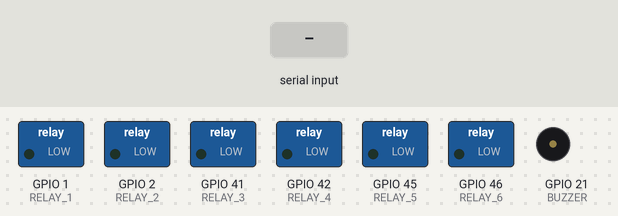
Bench run of a sketch on a simulated ESP32. Parts: switched loads named in the sketch (green lamp = pin HIGH), buzzer (waves = sounding, pin HIGH). The inputs (shaded band) are chosen by the test bench. Random numbers use the default seed unless the sketch sets one; what the sketch prints to the serial monitor is not drawn.

Above: at 1.2 s.
1.3 s: "rly1:90;" received over Serial
At 2.4 s:
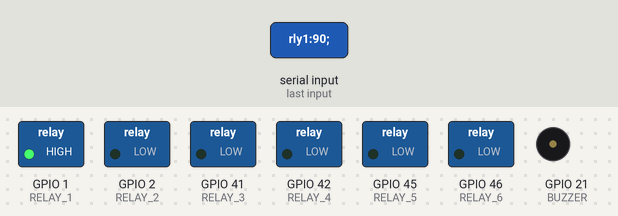
2.8 s: "rly2:90;" received over Serial
At 3.6 s:
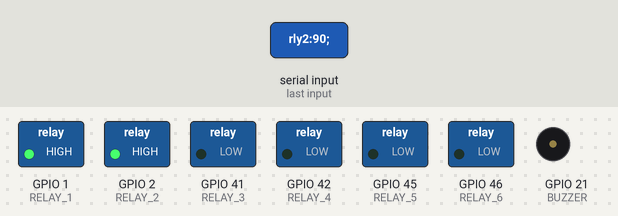
4.3 s: "rly1:;" received over Serial
At 4.8 s:
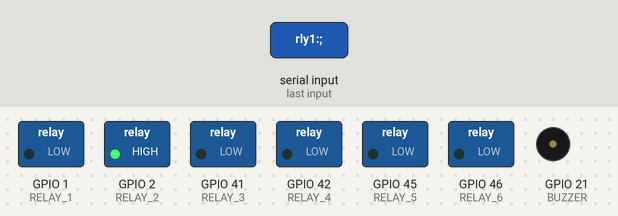
5.8 s: "rly3:90;" received over Serial
At 7.0 s:
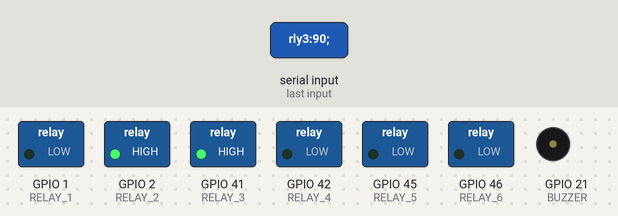
7.3 s: "rly2:;" received over Serial
At 8.5 s:
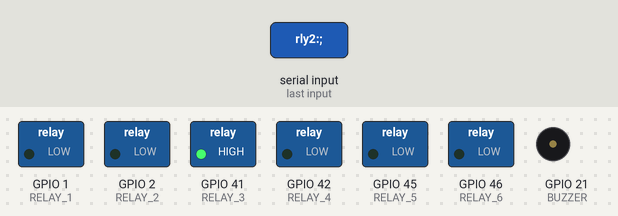
8.8 s: "rly4:90;" received over Serial
At 9.7 s:
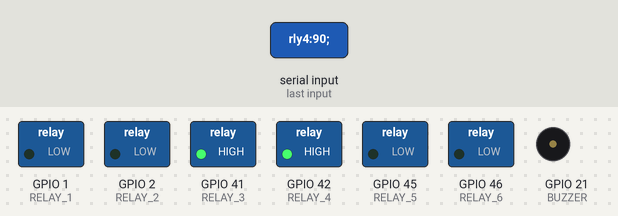
Timing chart, 0 to 11.3 s (numbered marks = the images above; inputs shaded):
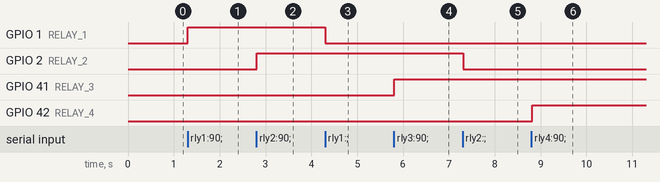

Measured:
- after the input at 1.3 s, GPIO 1 (RELAY_1): LOW → HIGH at once
- after the input at 2.8 s, GPIO 2 (RELAY_2): LOW → HIGH at once
- after the input at 4.3 s, GPIO 1 (RELAY_1): HIGH → LOW at once
- after the input at 5.8 s, GPIO 41 (RELAY_3): LOW → HIGH at once
- after the input at 7.3 s, GPIO 2 (RELAY_2): HIGH → LOW at once
- after the input at 8.8 s, GPIO 42 (RELAY_4): LOW → HIGH at once

The sketch:

main.ino
```cpp
#define RELAY_1 1
#define RELAY_2 2
#define RELAY_3 41
#define RELAY_4 42
#define RELAY_5 45
#define RELAY_6 46

#define RS485_TX 17
#define RS485_RX 18

#define BUZZER 21

// -----------------------------------------------------------------------------
TaskHandle_t handler_task = NULL;

// -----------------------------------------------------------------------------
void setup() {
  Serial.begin(115200);

  pinMode(RELAY_1, OUTPUT);
  pinMode(RELAY_2, OUTPUT);
  pinMode(RELAY_3, OUTPUT);
  pinMode(RELAY_4, OUTPUT);
  pinMode(RELAY_5, OUTPUT);
  pinMode(RELAY_6, OUTPUT);
  pinMode(BUZZER, OUTPUT);

  // Task
  xTaskCreate(taskMeasurement, "taskMeasurement", 8192, NULL, 1, &handler_task);
}

void loop() {
  readSerial();
  vTaskDelay(pdMS_TO_TICKS(100));
}

void taskMeasurement(void *params) {
  TickType_t elapsed_time = xTaskGetTickCount();

  for (;;) {
    uint p1 = random(1000);
    uint p2 = random(1000);
    uint p3 = random(1000);

    sendSerial(cmd("p1", String(p1)) + cmd("p2", String(p2)) + cmd("p3", String(p3)));

    vTaskDelayUntil(&elapsed_time, pdMS_TO_TICKS(1000));
  }
}

// -----------------------------------------------------------------------------
void sendSerial(String data) {
  Serial.print(data.substring(0, data.length() - 1) + ";");
}

String cmd(String key, String value) {
  return String(key + ":" + value + ",");
}

void readSerial() {
  while (Serial.available()) {
    String data = Serial.readStringUntil(';');
    onSerialData(data);
  }
}

void onSerialData(String data) {
  if (data.startsWith("sync:")) {

    String rly1_v = String(digitalRead(RELAY_1));
    String rly2_v = String(digitalRead(RELAY_2));
    String rly3_v = String(digitalRead(RELAY_3));
    String rly4_v = String(digitalRead(RELAY_4));
    String rly5_v = String(digitalRead(RELAY_5));
    String rly6_v = String(digitalRead(RELAY_6));

    sendSerial(cmd("rly1", rly1_v)
               + cmd("rly2", rly2_v)
               + cmd("rly3", rly3_v)
               + cmd("rly4", rly4_v)
               + cmd("rly5", rly5_v)
               + cmd("rly6", rly6_v));

  } else if (data.startsWith("rly1:")) {
    int value = data.substring(5).toInt();
    digitalWrite(RELAY_1, value);
    sendSerial(cmd("rly1", String(value)));

  } else if (data.startsWith("rly2:")) {
    int value = data.substring(5).toInt();
    digitalWrite(RELAY_2, value);
    sendSerial(cmd("rly2", String(value)));

  } else if (data.startsWith("rly3:")) {
    int value = data.substring(5).toInt();
    digitalWrite(RELAY_3, value);
    sendSerial(cmd("rly3", String(value)));

  } else if (data.startsWith("rly4:")) {
    int value = data.substring(5).toInt();
    digitalWrite(RELAY_4, value);
    sendSerial(cmd("rly4", String(value)));

  } else if (data.startsWith("rly5:")) {
    int value = data.substring(5).toInt();
    digitalWrite(RELAY_5, value);
    sendSerial(cmd("rly5", String(value)));

  } else if (data.startsWith("rly6:")) {
    int value = data.substring(5).toInt();
    digitalWrite(RELAY_6, value);
    sendSerial(cmd("rly6", String(value)));

  } else if (data.startsWith("buzz:")) {
    int value = data.substring(5).toInt();
    analogWrite(BUZZER, value ? 200 : 0);
    sendSerial(cmd("buzz", String(value)));
  }
}
```
